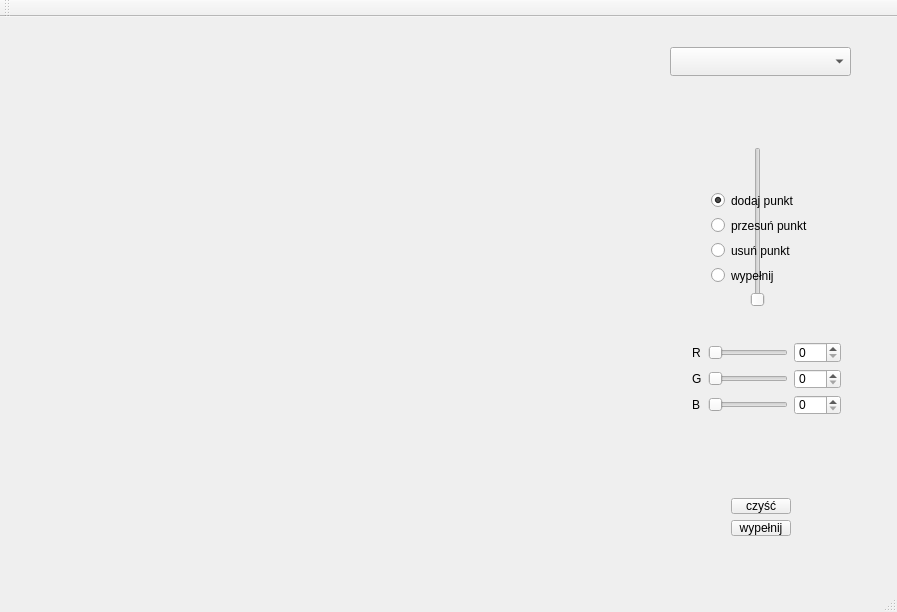
<?xml version="1.0" encoding="UTF-8"?>
<ui version="4.0">
 <class>MainWindow</class>
 <widget class="QMainWindow" name="MainWindow">
  <property name="geometry">
   <rect>
    <x>0</x>
    <y>0</y>
    <width>897</width>
    <height>612</height>
   </rect>
  </property>
  <property name="windowTitle">
   <string>MainWindow</string>
  </property>
  <widget class="QWidget" name="centralWidget">
   <widget class="QWidget" name="widget" native="true">
    <property name="geometry">
     <rect>
      <x>20</x>
      <y>10</y>
      <width>631</width>
      <height>601</height>
     </rect>
    </property>
   </widget>
   <widget class="QComboBox" name="comboRysuj">
    <property name="geometry">
     <rect>
      <x>670</x>
      <y>30</y>
      <width>181</width>
      <height>29</height>
     </rect>
    </property>
   </widget>
   <widget class="QSlider" name="verticalSlider">
    <property name="geometry">
     <rect>
      <x>750</x>
      <y>130</y>
      <width>16</width>
      <height>160</height>
     </rect>
    </property>
    <property name="orientation">
     <enum>Qt::Vertical</enum>
    </property>
   </widget>
   <widget class="QWidget" name="layoutWidget">
    <property name="geometry">
     <rect>
      <x>700</x>
      <y>163</y>
      <width>135</width>
      <height>116</height>
     </rect>
    </property>
    <layout class="QGridLayout" name="gridLayout">
     <item row="0" column="0">
      <widget class="QRadioButton" name="radioDodaj">
       <property name="text">
        <string>dodaj punkt</string>
       </property>
       <property name="checked">
        <bool>true</bool>
       </property>
      </widget>
     </item>
     <item row="1" column="0">
      <widget class="QRadioButton" name="radioPrzesun">
       <property name="text">
        <string>przesuń punkt</string>
       </property>
      </widget>
     </item>
     <item row="2" column="0">
      <widget class="QRadioButton" name="radioUsun">
       <property name="text">
        <string>usuń punkt</string>
       </property>
      </widget>
     </item>
     <item row="3" column="0">
      <widget class="QRadioButton" name="radioWypelnij">
       <property name="text">
        <string>wypełnij</string>
       </property>
      </widget>
     </item>
    </layout>
   </widget>
   <widget class="QWidget" name="">
    <property name="geometry">
     <rect>
      <x>720</x>
      <y>470</y>
      <width>82</width>
      <height>60</height>
     </rect>
    </property>
    <layout class="QGridLayout" name="gridLayout_2">
     <item row="0" column="0">
      <widget class="QPushButton" name="czysc">
       <property name="text">
        <string>czyść</string>
       </property>
      </widget>
     </item>
     <item row="1" column="0">
      <widget class="QPushButton" name="wypelnij">
       <property name="text">
        <string>wypełnij</string>
       </property>
      </widget>
     </item>
    </layout>
   </widget>
   <widget class="QWidget" name="">
    <property name="geometry">
     <rect>
      <x>681</x>
      <y>314</y>
      <width>171</width>
      <height>95</height>
     </rect>
    </property>
    <layout class="QGridLayout" name="wyborKoloru">
     <item row="0" column="0">
      <widget class="QLabel" name="colorLabelR">
       <property name="text">
        <string>R</string>
       </property>
      </widget>
     </item>
     <item row="0" column="1">
      <widget class="QSlider" name="colorSliderR">
       <property name="maximum">
        <number>255</number>
       </property>
       <property name="orientation">
        <enum>Qt::Horizontal</enum>
       </property>
      </widget>
     </item>
     <item row="0" column="2">
      <widget class="QSpinBox" name="spinBoxR">
       <property name="maximum">
        <number>255</number>
       </property>
      </widget>
     </item>
     <item row="1" column="0">
      <widget class="QLabel" name="colorLabelG">
       <property name="text">
        <string>G</string>
       </property>
      </widget>
     </item>
     <item row="1" column="1">
      <widget class="QSlider" name="colorSliderG">
       <property name="maximum">
        <number>255</number>
       </property>
       <property name="orientation">
        <enum>Qt::Horizontal</enum>
       </property>
      </widget>
     </item>
     <item row="1" column="2">
      <widget class="QSpinBox" name="spinBoxG">
       <property name="maximum">
        <number>255</number>
       </property>
      </widget>
     </item>
     <item row="2" column="0">
      <widget class="QLabel" name="colorLabelB">
       <property name="text">
        <string>B</string>
       </property>
      </widget>
     </item>
     <item row="2" column="1">
      <widget class="QSlider" name="colorSliderB">
       <property name="maximum">
        <number>255</number>
       </property>
       <property name="orientation">
        <enum>Qt::Horizontal</enum>
       </property>
      </widget>
     </item>
     <item row="2" column="2">
      <widget class="QSpinBox" name="spinBoxB">
       <property name="maximum">
        <number>255</number>
       </property>
      </widget>
     </item>
    </layout>
   </widget>
  </widget>
  <widget class="QMenuBar" name="menuBar">
   <property name="geometry">
    <rect>
     <x>0</x>
     <y>0</y>
     <width>897</width>
     <height>23</height>
    </rect>
   </property>
  </widget>
  <widget class="QToolBar" name="mainToolBar">
   <attribute name="toolBarArea">
    <enum>TopToolBarArea</enum>
   </attribute>
   <attribute name="toolBarBreak">
    <bool>false</bool>
   </attribute>
  </widget>
  <widget class="QStatusBar" name="statusBar"/>
 </widget>
 <layoutdefault spacing="6" margin="11"/>
 <resources/>
 <connections/>
</ui>
